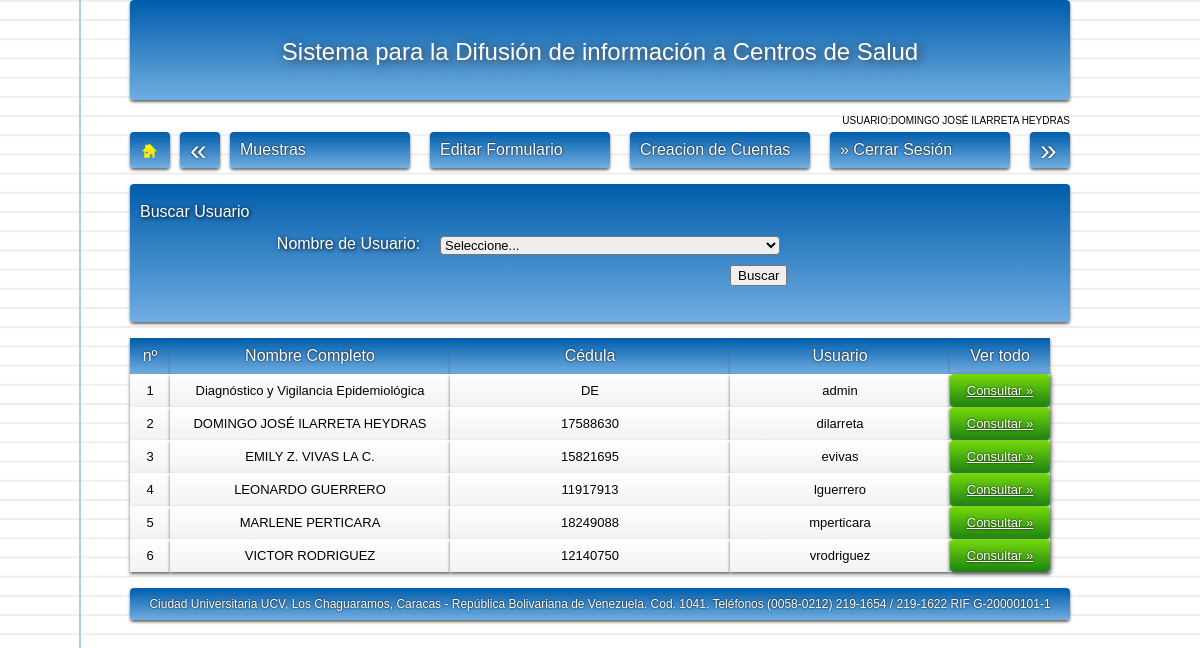
The page /c_usuario.php (signed in) on the database its author committed.
### tables this page shows
CREATE TABLE IF NOT EXISTS `usuario` (
  `id` int(200) NOT NULL AUTO_INCREMENT,
  `usuario` varchar(300) NOT NULL,
  `contrasenia` varchar(300) NOT NULL,
  `nombre_usuario` varchar(300) NOT NULL,
  `cedula` varchar(200) NOT NULL,
  `cod_unidad` varchar(300) NOT NULL,
  `unidad` varchar(300) NOT NULL,
  `privilegio` varchar(200) NOT NULL,
  PRIMARY KEY (`id`)
);

### c_usuario.php (the view, shortened to what this page needs)
<?php
$nombre_usuario =$_SESSION['nombre_usuario'];
$privilegio = $_SESSION['privilegio'];
	if($privilegio=="0"){
?>
<!DOCTYPE html PUBLIC "-//W3C//DTD XHTML 1.0 Transitional//EN" "http://www.w3.org/TR/xhtml1/DTD/xhtml1-transitional.dtd">
<html xmlns="http://www.w3.org/1999/xhtml">
<head>
<link rel="stylesheet" href="css/estilos.css">
<link rel="stylesheet" href="css/default.css">
<link rel="stylesheet" href="css/960/960.css">
<link rel="stylesheet" href="css/960/text.css">
<link rel="stylesheet" href="css/960/reset.css">
<?php include ('funciones.php'); ?>
</head>
<body class="hoja">
<div class="container_16">
<?php encabezado() ?>
<?php echo '<br /><div class="grid_16" style="text-align:right; font-size:10px;">USUARIO:'; echo $nombre_usuario . "</div>";?>
<?php menu("formulario.php","#"); ?>
	<div class="grid_16 azul">
    	<form class="margen" action="" method="post" name="" id="">
        	<fieldset><legend class="grid_7">Buscar Usuario</legend>
            	<br />
                <br />
            	<div class="grid_16 alpha">
                <label class="grid_5">Nombre de Usuario:</label>
                <select class="grid_6" name="nombre_usuario" id="nombre_usuario" onchange="unico(this);">
                	<option>Seleccione...</option>
                </select>
                </div>
                <div class="grid_2 alpha prefix_10">
                <button name="accion" id="agregar" type="submit" value="">Buscar</button>
                <br />
                <br />
                </div>
            </fieldset>
        </form>
    </div>
    <div class="grid_16">
    <br />
    <table class="grid_16 alpha">
    <td class=" grid_1 azul3 alpha omega">nº</td>
    <td class=" grid_5 azul3 alpha omega">Nombre Completo</td>
    <td class=" grid_5 azul3 alpha omega">Cédula</td>
    <td class=" grid_4 azul3 alpha omega">Usuario</td>
    <td class=" grid_2 azul3 alpha omega">Ver todo</td>
    <?php
	include('conexion/conexion.php');
	$i=0;
					$sql="SELECT * FROM usuario ORDER BY nombre_usuario";
					$seleccion=mysql_query($sql,$conexion);
					while ($row = mysql_fetch_array($seleccion)){
					$campo1=$row["id"];
					$campo2=$row["nombre_usuario"];
					$campo3=$row["cedula"];
					$campo4=$row["usuario"];
					$i++;
					echo '<td class="grid_1 blanco alpha omega">' . $i .'</td> ';
					echo '<td class="grid_5 blanco alpha omega">' . $campo2 . '</td>';
					echo '<td class="grid_5 blanco alpha omega">' . $campo3 . '</td>';
					echo '<td class="grid_4 blanco alpha omega">' . $campo4 . '</td>';
					echo '<td class="grid_2 blanco alpha omega"><a class="verde grid_2 alpha omega" style="margin:-10px 0px -10px 0px; color:#FFF; text-shadow: 0px 0px 2px #000;" href="c_usuario2.php?usuario=' .$campo1 . '">Consultar &raquo;</a></td> ';
					}
	?>
    </table>
    </div>
<br />
<?php pie(); ?>
</body>
</html>
<?php }else {echo '<html><head><meta http-equiv="REFRESH" content="0; url=index.php"></head></html>';}?>

### funciones.php (shortened to what this page needs)
<?php
function pie(){
	$pie = 'Ciudad Universitaria UCV, Los Chaguaramos, Caracas - República Bolivariana de Venezuela. Cod. 1041. Teléfonos (0058-0212) 219-1654 / 219-1622 RIF G-20000101-1';
	echo '<div class="grid_16 azul pie">'. $pie .'</div></div><div class="clear"></div>';
	}
function menu($atras,$siguiente){
	echo '<br />
	<div class="grid_16 fixed">
        <ul class="grid_1 azul menu alpha omega">
            <li><a href="administrador.php" title="Menú Principal"><img style="margin:-7px 0px 0px 12px; padding: 8px 0px 0px 0px;" src="imagenes/principal.png" /></a>
            </li>
        </ul>
        <ul class="grid_1 azul menu omega">
            <li><a style="font-size:30px;margin: -7px 0px -7px 10px;text-align:right; color:#FFFFFF;" href="'. $atras .'">&laquo;</a>
            </li>
        </ul>
    	<ul class=" grid_3 azul2 menu" onmouseover="'; echo "over('uno')";echo'" onmouseout="out';echo "('uno')";echo'">
            <li>Muestras
                <ul class="grid_3 alpha visibilidad2" id="uno">
                    <li><a href="formulario.php">&raquo; Agregar Muestra</a></li><br>
					<li><a href="e_formulario.php">&raquo; Eliminar</a></li>
					<li><a href="c_formulario.php">&raquo; Consultar</a></li>
                </ul>
            </li>
        </ul>
        <ul class=" grid_3 azul2 menu" onmouseover="over';echo"('dos')";echo'" onmouseout="out';echo"('dos')";echo'">
            <li>Editar Formulario
                <ul class="grid_3 visibilidad2 alpha" id="dos">
					<li><a href="asociar_formulario.php">&raquo; Asociar Datos</a></li>
                    <li><a href="editar_formulario.php">&raquo; Editar</a></li>
                </ul>
            </li>
        </ul>
        <ul class=" grid_3 azul2 menu" onmouseover="over';echo"('tres')";echo'" onmouseout="out';echo"('tres')";echo'">
            <li>Creacion de Cuentas
                <ul class="grid_3 visibilidad2 alpha" id="tres">
                    <li><a href="a_usuario.php">&raquo; Agregar</a></li>
                   	<li><a href="#">&raquo; Modificar</a></li>
                    <li><a href="e_usuario.php">&raquo; Eliminar</a></li>
                    <li><a href="c_usuario.php">&raquo; Consultar</a></li>
                    </li>
                </ul>
            </li>
        </ul>
        <ul class="grid_3 azul2 menu" onmouseover="over';echo"('cuatro')";echo'" onmouseout="out';echo"('cuatro')";echo'">
            <li><a href="destruir.php?accion=destroy">&raquo; Cerrar Sesión</a>
            </li>
        </ul>
        <ul class="grid_1 azul menu omega">
            <li><a style="font-size:30px; margin: -7px 0px -7px 10px; color:#FFFFFF;text-align:right;" href="'. $siguiente .'">&raquo;</a>
            </li>
        </ul>
    </div>
<div class="clear"></div>
<br />';
	}
function encabezado(){
	echo '<div class="grid_16 azul encabezado">Sistema para la Difusión de información a Centros de Salud</div>
<div class="clear"></div>';
	}
?>

### css/estilos.css (style rules this page uses)
body { font-family:'Arial'; }
.hoja { background-color: #fff; background-image: linear-gradient(90deg, transparent 79px, #abced4 79px, #abced4 81px, transparent 81px),linear-gradient(#eee .1em, transparent .1em); background-size: 100% 1.2em; }
label { text-align:right; font-size:16px; color:#FFF; font-weight:normal; }
fieldset { color:#FFFFFF; text-shadow: 1px 1px 4px #000000; }
fieldset legend, { color:#FFF; font-size:20px; text-shadow: 1px 1px 4px #000000; }
a { color:#FFF; }
select, input, textarea { margin-bottom: 10px; font-size:13px; -webkit-border-radius: 4px; -moz-border-radius: 4px; border-radius: 4px; font-family:'Arial'; }
option { height: 20px; font-size:14px; }
.margen { margin-top: 10px; margin-bottom: 10px; }
.azul2 { -webkit-border-radius: 4px; -moz-border-radius: 4px; border-radius: 4px; -webkit-box-shadow: #666 0px 2px 3px; -moz-box-shadow: #666 0px 2px 3px; box-shadow: #666 0px 2px 3px; background: #005DAB; background: -webkit-gradient(linear, 0 0, 0 bottom, from(#005DAB), to(#70ADE1)); background: -webkit-linear-gradient(#005DAB, #70ADE1); background: -moz-linear-gradient(#005DAB, #70ADE1); background: -ms-linear-gradient(#005DAB, #70ADE1); background: -o-linear-gradient(#005DAB, #70ADE1); background: linear-gradient(#005DAB, #70ADE1); -pie-background: linear-gradient(#005DAB, #70ADE1); padding: 10px; }
.verde { -webkit-border-radius: 4px; -moz-border-radius: 4px; border-radius: 4px; -webkit-box-shadow: #666 1px 1px 5px; -moz-box-shadow: #666 1px 1px 5px; box-shadow: #666 1px 1px 5px; background: #77DA0B; background: -webkit-gradient(linear, 0 0, 0 bottom, from(#77DA0B), to(#1B8311)); background: -webkit-linear-gradient(#77DA0B, #1B8311); background: -moz-linear-gradient(#77DA0B, #1B8311); background: -ms-linear-gradient(#77DA0B, #1B8311); background: -o-linear-gradient(#77DA0B, #1B8311); background: linear-gradient(#77DA0B, #1B8311); padding-top: 10px; padding-bottom: 10px; }
.azul { -webkit-border-radius: 4px; -moz-border-radius: 4px; border-radius: 4px; -webkit-box-shadow: #666 0px 2px 3px; -moz-box-shadow: #666 0px 2px 3px; box-shadow: #666 0px 2px 3px; background: #005DAB; background: -webkit-gradient(linear, 0 0, 0 bottom, from(#005DAB), to(#70ADE1)); background: -webkit-linear-gradient(#005DAB, #70ADE1); background: -moz-linear-gradient(#005DAB, #70ADE1); background: -ms-linear-gradient(#005DAB, #70ADE1); background: -o-linear-gradient(#005DAB, #70ADE1); background: linear-gradient(#005DAB, #70ADE1); -pie-background: linear-gradient(#005DAB, #70ADE1); padding-top: 10px; padding-bottom: 10px; }
.azul3 { -webkit-box-shadow: #666 0px 2px 3px; -moz-box-shadow: #666 0px 2px 3px; box-shadow: #666 0px 2px 3px; background: #005DAB; background: -webkit-gradient(linear, 0 0, 0 bottom, from(#005DAB), to(#70ADE1)); background: -webkit-linear-gradient(#005DAB, #70ADE1); background: -moz-linear-gradient(#005DAB, #70ADE1); background: -ms-linear-gradient(#005DAB, #70ADE1); background: -o-linear-gradient(#005DAB, #70ADE1); background: linear-gradient(#005DAB, #70ADE1); -pie-background: linear-gradient(#005DAB, #70ADE1); padding-top: 10px; padding-bottom: 10px; }
.blanco { padding-top: 10px; padding-bottom: 10px; color:#000000; text-shadow: 0px 0px 1px #FFFFFF; -webkit-box-shadow: #666 0px 2px 3px; -moz-box-shadow: #666 0px 2px 3px; box-shadow: #666 0px 2px 3px; background: #FFFFFF; background: -webkit-gradient(linear, 0 0, 0 bottom, from(#FFFFFF), to(#F2F2F2)); background: -webkit-linear-gradient(#FFFFFF, #F2F2F2); background: -moz-linear-gradient(#FFFFFF, #F2F2F2); background: -ms-linear-gradient(#FFFFFF, #F2F2F2); background: -o-linear-gradient(#FFFFFF, #F2F2F2); background: linear-gradient(#FFFFFF, #F2F2F2); font-size:13px; }
.pie { text-align:center; font-size:12px; color:#FFF; text-shadow: 0px 0px 2px #000000; }
.menu { text-align:left; }
.menu li a { text-align:left; color:#FFF; text-shadow: 0px 0px 2px #000; float:left; text-decoration:none; }
.menu li { text-align:left; color:#FFF; text-shadow: 0px 0px 2px #000; float:left; text-decoration:none; }
.fixed { position:static; margin: 0px 0xp 20px 0px; }
.encabezado { padding:40px 0px 0px 0px; text-align:center; font-size:24px; color:#FFF; text-shadow: 2px 2px 10px #333; height: 60px; }
td { text-align:center; color:#FFF; text-shadow: 0px 0px 2px #000000; }

### rows shown on the page
usuario: nombre_usuario "Diagnóstico y Vigilancia Epidemiológica", cedula "DE", usuario "admin"
usuario: nombre_usuario "DOMINGO JOSÉ ILARRETA HEYDRAS", cedula "17588630", usuario "dilarreta"
usuario: nombre_usuario "EMILY Z. VIVAS LA C.", cedula "15821695", usuario "evivas"
usuario: nombre_usuario "LEONARDO GUERRERO", cedula "11917913", usuario "lguerrero"
usuario: nombre_usuario "MARLENE PERTICARA", cedula "18249088", usuario "mperticara"
usuario: nombre_usuario "VICTOR RODRIGUEZ", cedula "12140750", usuario "vrodriguez"

### other values the page prints
$nombre_usuario "DOMINGO JOSÉ ILARRETA HEYDRAS"
$pie "Ciudad Universitaria UCV, Los Chaguaramos, Caracas - República Bolivariana de Venezuela. Cod. 1041. Teléfonos (0058-0212) 219-1654 / 219-1622 RIF G-20000101-1"
